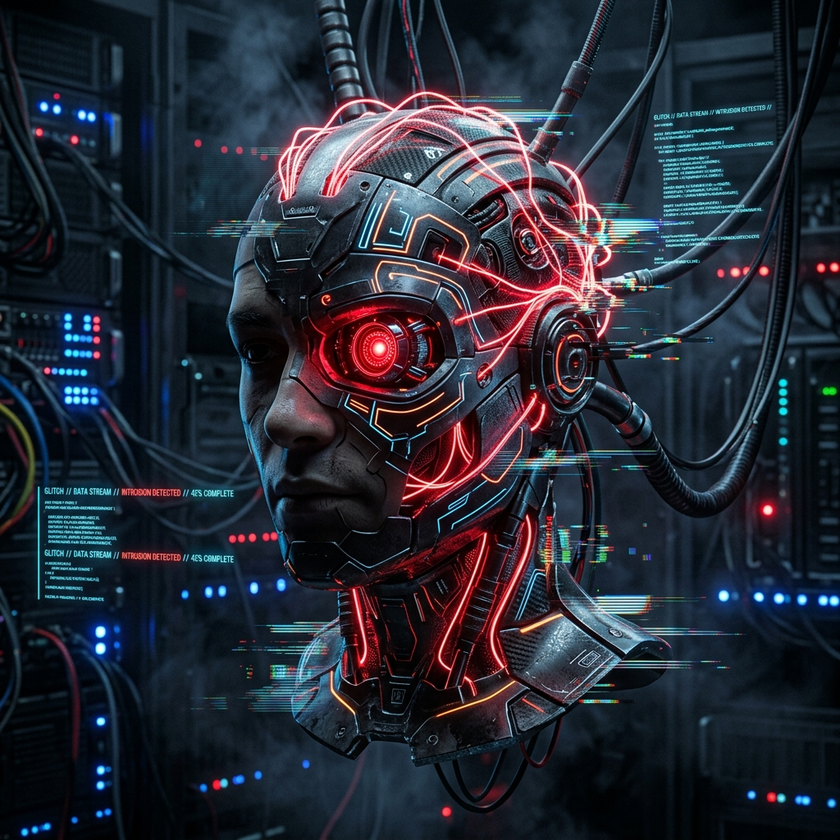
#> input picture avatar.png, 840 x 840 px, shrunk from 1024 x 1024 before the run
$ python computer_vision.py
#> lines starting #> are read from the running program, lines starting #| are printed output that depends on the picture; after the words box and inside, x2 and y2 are one past the last pixel; in counts of white or black regions, pixels touching at a corner belong together
"""
Modulo di Computer Vision classica con OpenCV.
Supporta:
- Conversione in scala di grigi e spazio colore HSV
- Riduzione del rumore (Gaussian Blur, Median Blur)
- Rilevamento dei bordi (Canny Edge Detection)
- Binarizzazione e sogliatura (Thresholding di Otsu, Adaptive Thresholding)
- Rilevamento e disegno dei contorni con bounding box
- Filtri colore personalizzati (HSV Color Masking)
- Salvataggio automatico dei risultati elaborati
"""

import os
import sys
import argparse
from pathlib import Path

try:
    import cv2
    import numpy as np
except ImportError:
    print("[!] OpenCV o NumPy non sono ancora installati.")
    print("[*] Esegui: pip install opencv-python numpy")
    sys.exit(1)


class OpenCVVisionPipeline:
    def __init__(self, output_dir: str = "outputs/vision"):
        self.output_dir = Path(output_dir)
        self.output_dir.mkdir(parents=True, exist_ok=True)

    def load_image(self, image_path: str) -> np.ndarray:
        """Carica un'immagine da percorso su disco."""
#> called with image_path = 'avatar.png'
        if not os.path.exists(image_path):
            raise FileNotFoundError(f"File non trovato: {image_path}")
        img = cv2.imread(image_path)
#> img is the input picture: shape (840, 840, 3); mean B, G, R 53.4, 42.3, 38.3
        if img is None:
            raise ValueError(f"Impossibile leggere l'immagine (formato non supportato o file corrotto): {image_path}")
        print(f"[+] Immagine caricata con successo: {image_path} ({img.shape[1]}x{img.shape[0]} px, {img.shape[2]} canali)")
#| [+] Immagine caricata con successo: avatar.png (840x840 px, 3 canali)
        return img

    def to_grayscale(self, image: np.ndarray) -> np.ndarray:
        """Converte l'immagine in scala di grigi."""
        return cv2.cvtColor(image, cv2.COLOR_BGR2GRAY)
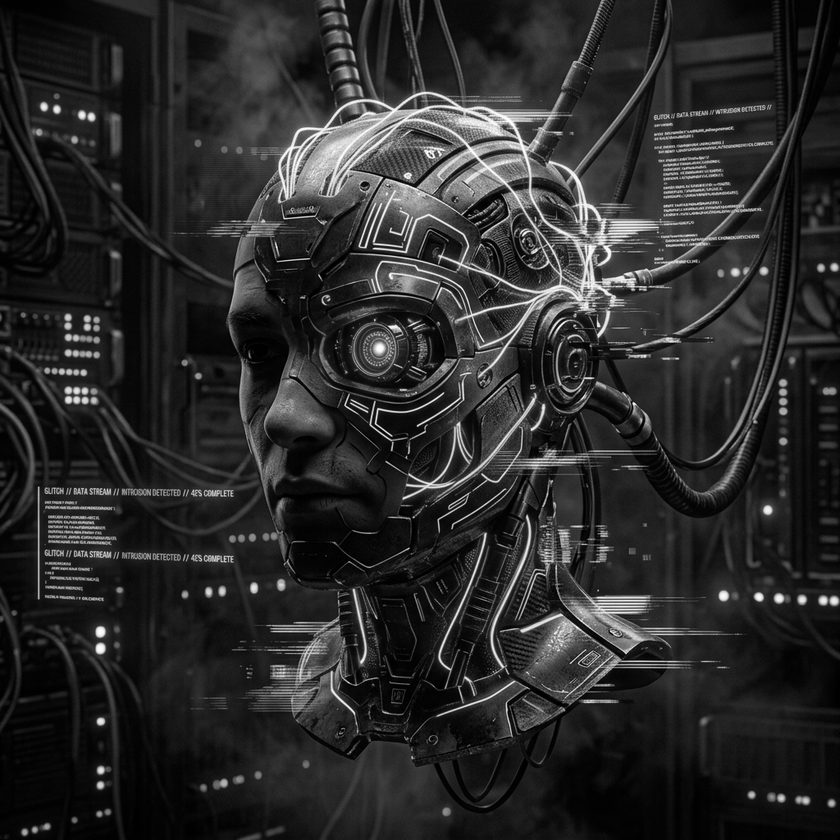
#> returned value: shape (840, 840); min 0, max 255, mean 42.3

    def apply_blur(self, image: np.ndarray, ksize: int = 5, blur_type: str = "gaussian") -> np.ndarray:
        """Applica un filtro di sfocatura per riduzione rumore."""
#> called with ksize = 5, blur_type = 'gaussian'
        if ksize % 2 == 0:
            ksize += 1  # il kernel deve essere dispari
        if blur_type == "gaussian":
            return cv2.GaussianBlur(image, (ksize, ksize), 0)
        elif blur_type == "median":
            return cv2.medianBlur(image, ksize)
        else:
            return cv2.blur(image, (ksize, ksize))

    def detect_edges(self, image: np.ndarray, threshold1: int = 50, threshold2: int = 150) -> np.ndarray:
        """Rileva i bordi utilizzando l'algoritmo Canny."""
#> called with threshold1 = 50, threshold2 = 150
        gray = self.to_grayscale(image) if len(image.shape) == 3 else image
        blurred = self.apply_blur(gray, ksize=5)
        edges = cv2.Canny(blurred, threshold1, threshold2)
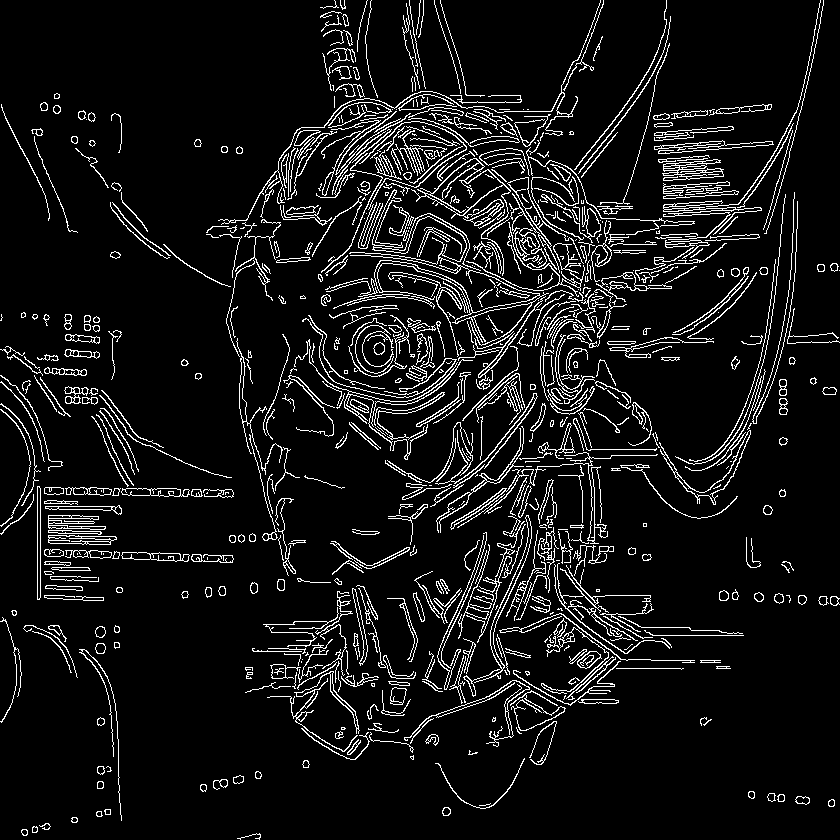
#> edges: shape (840, 840); 8.1% white in thin lines or dots
        return edges

    def apply_threshold(self, image: np.ndarray, method: str = "otsu") -> np.ndarray:
        """Binarizza l'immagine applicando una sogliatura (Thresholding)."""
#> called with method = 'otsu'
        gray = self.to_grayscale(image) if len(image.shape) == 3 else image
        blurred = self.apply_blur(gray, ksize=5)

        if method == "otsu":
            _, thresh = cv2.threshold(blurred, 0, 255, cv2.THRESH_BINARY + cv2.THRESH_OTSU)
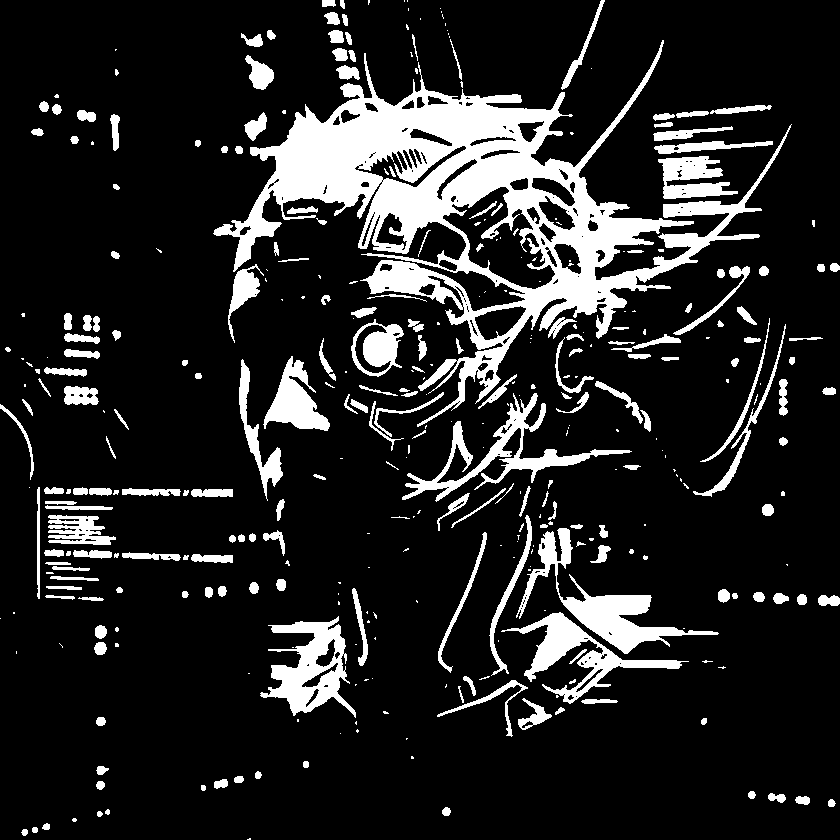
#> thresh: shape (840, 840); 14.6% white; 373 white regions (163 under 20 px)
        elif method == "adaptive":
            thresh = cv2.adaptiveThreshold(
                blurred, 255, cv2.ADAPTIVE_THRESH_GAUSSIAN_C, cv2.THRESH_BINARY, 11, 2
            )
        else:
            _, thresh = cv2.threshold(blurred, 127, 255, cv2.THRESH_BINARY)
        return thresh

    def find_and_draw_contours(self, image: np.ndarray, min_area: float = 100.0) -> tuple[np.ndarray, list]:
        """
        Rileva i contorni dall'immagine ed evidenzia forme e bounding box.
        Ritorna l'immagine annotata e la lista delle informazioni sui contorni.
        """
#> called with min_area = 100
        annotated = image.copy()
        gray = self.to_grayscale(image) if len(image.shape) == 3 else image
        blurred = self.apply_blur(gray, ksize=5)
        edges = cv2.Canny(blurred, 50, 150)

        # Trova contorni
        contours, hierarchy = cv2.findContours(edges, cv2.RETR_EXTERNAL, cv2.CHAIN_APPROX_SIMPLE)
#> contours = 722 contours, 419 with area under 20; largest, box (x1, y1, x2, y2) and area: (411, 158, 511, 276) 2358, (349, 189, 549, 346) 1172, (507, 177, 584, 273) 720, (659, 430, 751, 505) 684, (474, 515, 532, 683) 582

        valid_contours = []
        for i, c in enumerate(contours):
            area = cv2.contourArea(c)
            if area < min_area:
                continue

            # Perimetro e approssimazione poligono
            perimeter = cv2.arcLength(c, True)
            approx = cv2.approxPolyDP(c, 0.02 * perimeter, True)
            x, y, w, h = cv2.boundingRect(c)

            # Riconoscimento forma approssimata
            vertices = len(approx)
            if vertices == 3:
                shape_name = "Triangolo"
            elif vertices == 4:
                aspect_ratio = float(w) / h
                shape_name = "Quadrato" if 0.95 <= aspect_ratio <= 1.05 else "Rettangolo"
            elif vertices > 4:
                shape_name = "Cerchio/Poligono"
            else:
                shape_name = "Forma Irregolare"

            valid_contours.append({
                "id": i,
                "area": area,
                "perimeter": perimeter,
                "shape": shape_name,
                "bbox": (x, y, w, h)
            })

            # Disegna contorno in verde e bounding box in azzurro
            cv2.drawContours(annotated, [c], -1, (0, 255, 0), 2)
            cv2.rectangle(annotated, (x, y), (x + w, y + h), (255, 128, 0), 2)
            cv2.putText(annotated, f"{shape_name} ({int(area)}px)", (x, max(15, y - 5)),
                        cv2.FONT_HERSHEY_SIMPLEX, 0.45, (255, 255, 255), 1)
#> this loop made 722 passes
#> (area, perimeter, x, y, w, h, vertices, aspect_ratio) on passes 139, 144, 187: (258, 173.7, 352, 588, 16, 78, 4, 0.205), (118.5, 81.9, 45, 585, 38, 6, 4, 6.33), (503, 154.6, 48, 535, 69, 10, 4, 6.9)
#> (area, perimeter, x, y, w, h, vertices, shape_name) on passes 41, 45, 58, 64, 76, 103: (134.5, 89.56, 578, 699, 41, 5, 6, 'Cerchio/Poligono'), (218, 60.97, 390, 687, 17, 18, 5, 'Cerchio/Poligono'), (346.5, 793.5, 267, 671, 93, 81, 10, 'Cerchio/Poligono'), (188.5, 110.2, 270, 664, 31, 15, 8, 'Cerchio/Poligono'), (238, 66.43, 577, 651, 25, 18, 9, 'Cerchio/Poligono'), (165.5, 524.2, 541, 627, 68, 67, 12, 'Cerchio/Poligono')
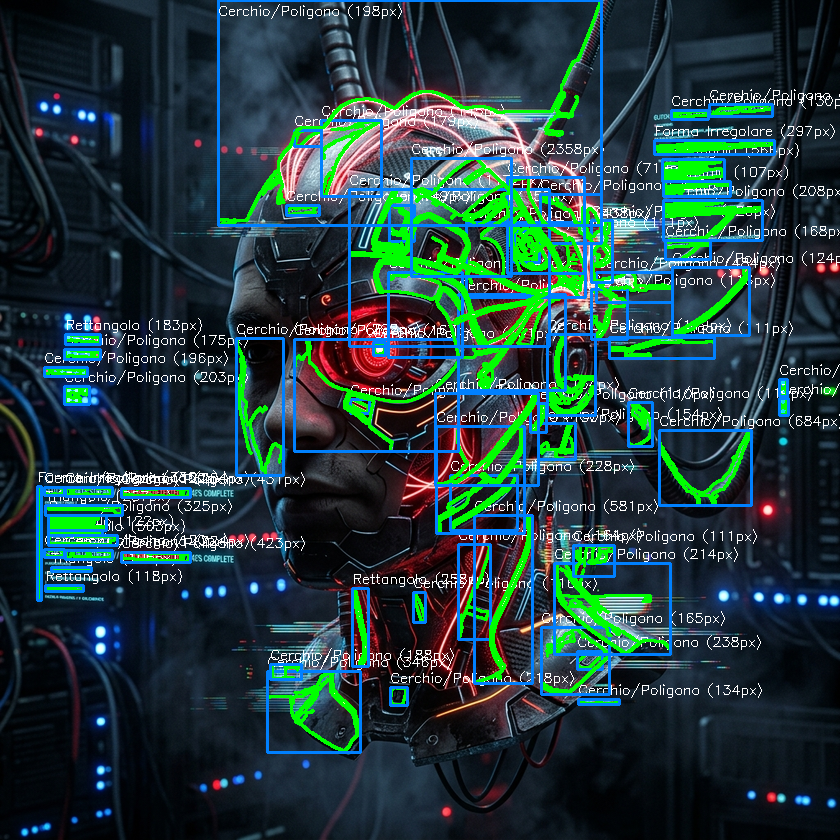
#> annotated: shape (840, 840, 3); 14.38% of pixels changed, all inside (x1, y1, x2, y2) = (36, 0, 840, 754)
#> after the loop, valid_contours = 68 items

        print(f"[+] Contorni rilevati: {len(valid_contours)} con area >= {min_area}px")
#| [+] Contorni rilevati: 68 con area >= 100.0px
        return annotated, valid_contours

    def color_mask_hsv(self, image: np.ndarray, lower_hsv: list, upper_hsv: list) -> tuple[np.ndarray, np.ndarray]:
        """
        Filtra un intervallo di colori nello spazio colore HSV.
        lower_hsv: [H_min, S_min, V_min]
        upper_hsv: [H_max, S_max, V_max]
        """
        hsv = cv2.cvtColor(image, cv2.COLOR_BGR2HSV)
        lower = np.array(lower_hsv, dtype="uint8")
        upper = np.array(upper_hsv, dtype="uint8")
        mask = cv2.inRange(hsv, lower, upper)
        filtered = cv2.bitwise_and(image, image, mask=mask)
        return mask, filtered

    def run_full_pipeline(self, image_path: str) -> dict:
        """Esegue l'intera pipeline di computer vision salvando tutti i passaggi intermedi."""
        image = self.load_image(image_path)
        base_name = Path(image_path).stem

        # 1. Grayscale
        gray = self.to_grayscale(image)
        gray_path = self.output_dir / f"{base_name}_1_gray.png"
        cv2.imwrite(str(gray_path), gray)

        # 2. Blur
        blurred = self.apply_blur(gray, ksize=5)
        blur_path = self.output_dir / f"{base_name}_2_blur.png"
        cv2.imwrite(str(blur_path), blurred)

        # 3. Canny Edges
        edges = self.detect_edges(image)
        edges_path = self.output_dir / f"{base_name}_3_edges.png"
        cv2.imwrite(str(edges_path), edges)

        # 4. Thresholding (Otsu)
        thresh = self.apply_threshold(image, method="otsu")
        thresh_path = self.output_dir / f"{base_name}_4_thresh.png"
        cv2.imwrite(str(thresh_path), thresh)

        # 5. Contorni e forme
        annotated, contours_info = self.find_and_draw_contours(image)
#> contours_info = 68 items
        contours_path = self.output_dir / f"{base_name}_5_contours.png"
        cv2.imwrite(str(contours_path), annotated)

        print("\n" + "="*50)
        print(f"[*] Pipeline completata con successo per: {image_path}")
        print(f"[*] Risultati salvati nella cartella: {self.output_dir.resolve()}")
        print(f"  1. Scala di grigi:    {gray_path.name}")
        print(f"  2. Riduzione rumore:  {blur_path.name}")
        print(f"  3. Rilevamento bordi: {edges_path.name}")
        print(f"  4. Binarizzazione:    {thresh_path.name}")
        print(f"  5. Contorni & forme:  {contours_path.name}")
        print("="*50)

        return {
            "original_shape": image.shape,
            "contours_count": len(contours_info),
            "files": {
                "gray": str(gray_path),
                "blur": str(blur_path),
                "edges": str(edges_path),
                "thresh": str(thresh_path),
                "contours": str(contours_path)
            }
        }


def main():
    parser = argparse.ArgumentParser(description="Pipeline di Computer Vision classica con OpenCV")
    parser.add_argument("--image", type=str, default="avatar.png", help="Percorso dell'immagine da analizzare (default: avatar.png)")
    parser.add_argument("--edges", action="store_true", help="Esegui solo rilevamento bordi Canny")
    parser.add_argument("--contours", action="store_true", help="Esegui solo rilevamento contorni")
    parser.add_argument("--outdir", type=str, default="outputs/vision", help="Cartella di output")
    args = parser.parse_args()

    pipeline = OpenCVVisionPipeline(output_dir=args.outdir)

    if not os.path.exists(args.image):
        print(f"[!] Immagine {args.image} non trovata.")
        return

    if args.edges:
        img = pipeline.load_image(args.image)
        edges = pipeline.detect_edges(img)
        out = Path(args.outdir) / f"{Path(args.image).stem}_edges.png"
        cv2.imwrite(str(out), edges)
        print(f"[+] Bordi salvati in: {out}")
    elif args.contours:
        img = pipeline.load_image(args.image)
        annotated, info = pipeline.find_and_draw_contours(img)
        out = Path(args.outdir) / f"{Path(args.image).stem}_contours.png"
        cv2.imwrite(str(out), annotated)
        print(f"[+] Immagine con contorni salvata in: {out}")
    else:
        pipeline.run_full_pipeline(args.image)


if __name__ == "__main__":
    main()
